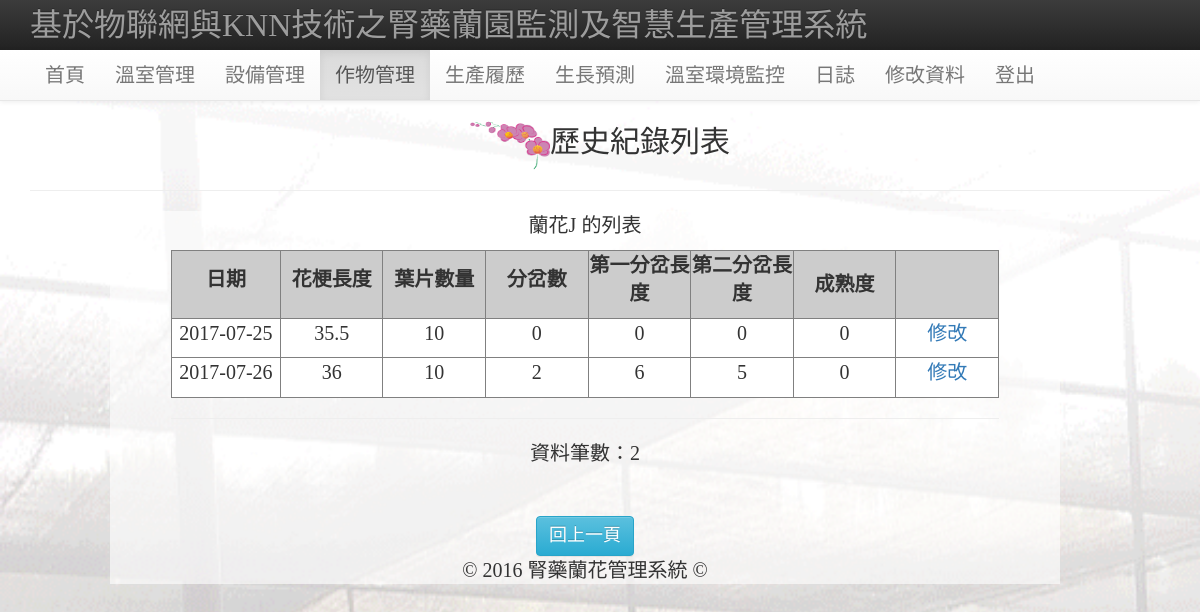
/PH2.php?id=10, run on an earlier commit of the app's database.
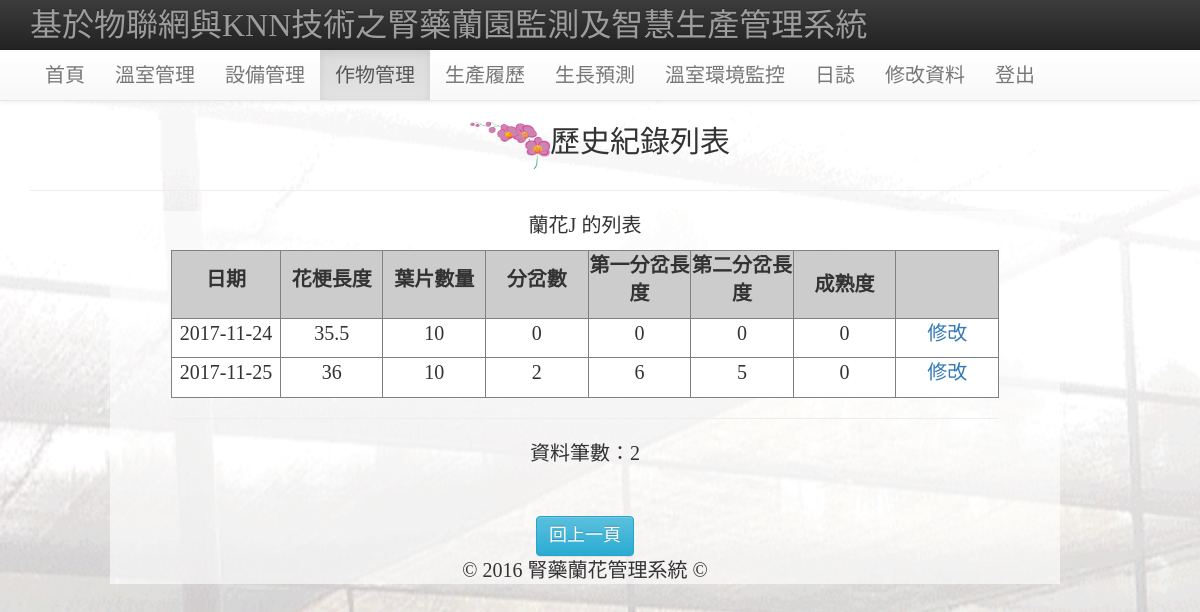
And on a later commit of the database.
### tables this page shows
CREATE TABLE `history` (
  `h_id` int(255) UNSIGNED NOT NULL,
  `h_biology` varchar(255) NOT NULL COMMENT '品種',
  `h_username` varchar(255) NOT NULL COMMENT '使用者',
  `h_on` int(255) NOT NULL,
  `h_leafNum` int(11) NOT NULL COMMENT '葉片數量',
  `h_pedlength` double NOT NULL COMMENT '花梗長度',
  `h_bifNum` int(255) NOT NULL COMMENT '分岔數',
  `h_bifNum1` double DEFAULT NULL COMMENT '第一分岔',
  `h_bifNum2` double DEFAULT NULL COMMENT '第二分岔',
  `maturity` double NOT NULL COMMENT '成熟度',
  `h_date` date NOT NULL,
  `h_jointime` timestamp NULL DEFAULT CURRENT_TIMESTAMP ON UPDATE CURRENT_TIMESTAMP
);

### PH2.php (the view, shortened to what the changed rows need)
<?php
$query_RecFlower = "SELECT * FROM `history` WHERE `h_on`='".$_GET["id"]."' ";
$RecFlower = mysql_query($query_RecFlower);
$row_RecFlower=mysql_fetch_assoc($RecFlower);
$pageRow_records = 15;
$num_pages = 1;
$startRow_records = ($num_pages -1) * $pageRow_records;
$query_RecFlower = "SELECT * FROM `history` WHERE `h_on`='".$_GET["id"]."' ";
$query_limit_RecFlower = $query_RecFlower." LIMIT ".$startRow_records.", ".$pageRow_records;
$RecFlower = mysql_query($query_limit_RecFlower);
?>
<!DOCTYPE html>
<html>
<head>
<link href="./css/bootstrap.min.css" rel="stylesheet">
<link href="./css/navbar-fixed-top.css" rel="stylesheet">
    <link rel="stylesheet" href="https://maxcdn.bootstrapcdn.com/bootstrap/3.3.1/css/bootstrap.min.css">
    <link rel="stylesheet" href="https://maxcdn.bootstrapcdn.com/bootstrap/3.3.1/css/bootstrap-theme.min.css">
<link rel="stylesheet" type="text/css" href="css/menu.css">
</head>
<body style="text-align:center;font-size:18px;background-image: url(img/46505.png);background-size: cover;background-attachment: fixed; font-family: 微軟正黑體;margin:30px">
<h2 style="text-align:center;"><img src="img/LOGO.png" alt="LOGO" width="80" height="50">歷史紀錄列表</h2>
<form name="fromCM" method="" action="">
<div style="background: rgba(100%,100%,100%,0.6);" class="row col-xs-10 col-md-10">
<table width="90%" border="0px" align="center" cellpadding="4" cellspacing="0" style="font-size: 20px;">
  <tr>
    <td class="tdbline"><table width="100%" border="0px" cellspacing="0" cellpadding="10">
      <tr valign="top">
        <td class="tdrline"><p class="title"><?php echo $row_RecFlower["h_biology"];?> 的列表 </p>
          <table width="100%"  border="1px" cellpadding="0" cellspacing="0" bgcolor="#F0F0F0" >
            <tr >
              <th width="5%" bgcolor="#CCCCCC" style="text-align:center;"><p>日期</p></th>
              <th width="5%" bgcolor="#CCCCCC" style="text-align:center;"><p>花梗長度</p></th>
              <th width="5%" bgcolor="#CCCCCC" style="text-align:center;"><p>葉片數量</p></th>
              <th width="5%" bgcolor="#CCCCCC" style="text-align:center;"><p>分岔數</p></th>
              <th width="5%" bgcolor="#CCCCCC" style="text-align:center;"><p>第一分岔長度</p></th>
              <th width="5%" bgcolor="#CCCCCC" style="text-align:center;"><p>第二分岔長度</p></th>
              <th width="5%" bgcolor="#CCCCCC" style="text-align:center;">成熟度</th>
              <th width="5%" bgcolor="#CCCCCC">&nbsp;</th>
            </tr>
      <?php while($row_RecFlower=mysql_fetch_assoc($RecFlower)){ ?>
            <tr>
              <td width="5%" align="center" bgcolor="#FFFFFF"><p><?php echo $row_RecFlower["h_date"];?></a></p></td>
              <td width="5%" align="center" bgcolor="#FFFFFF"><p><?php echo $row_RecFlower["h_pedlength"];?></p></td>
              <td width="5%" align="center" bgcolor="#FFFFFF"><p><?php echo $row_RecFlower["h_leafNum"];?></p></td>
              <td width="5%" align="center" bgcolor="#FFFFFF"><p><?php echo $row_RecFlower["h_bifNum"];?></p></td>
              <td width="5%" align="center" bgcolor="#FFFFFF"><p><?php echo $row_RecFlower["h_bifNum1"];?></p></td>
              <td width="5%" align="center" bgcolor="#FFFFFF"><p><?php echo $row_RecFlower["h_bifNum2"];?></p></td>
              <td width="5%" align="center" bgcolor="#FFFFFF"><p><?php echo $row_RecFlower["maturity"];?></p></td>
              <td width="5%" align="center" bgcolor="#FFFFFF"><a href="PH2_update.php?id=<?php echo $row_RecFlower["h_id"];?>">修改<p></p></td>
            </tr>
      <?php }?>
          </table>
          <hr size="1" />
          <table width="98%" border="0px" align="center" cellpadding="4" cellspacing="0">
            <tr>
            </tr>
          </table>          <p>&nbsp;</p>
          </td>
      </tr>
    </table></td>
  </tr>
</table>
</form>
</body>
</html>

What changed in the data, as far as the page shows it:
changed history "蘭花J": h_date "2017-07-25" → "2017-11-24"
changed history (number 2 of 2 on the later page): h_date "2017-07-26" → "2017-11-25"
